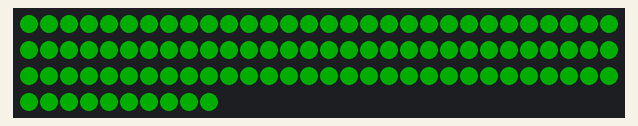
The program below on a simulated CircuitPython board. On the bench: 100 RGB LEDs in strip order, left to right, continuing on the next row. Dim RGB values are drawn brighter than linear.

Above: at 0.1 s.
At 2.1 s:
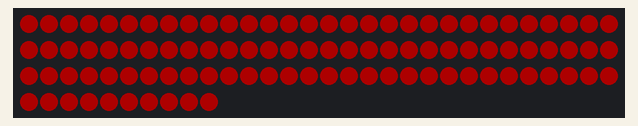
At 4.1 s:
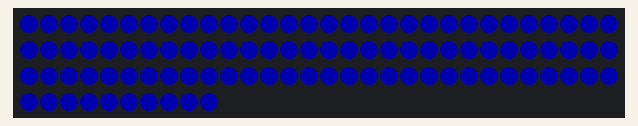
At 5.1 s:
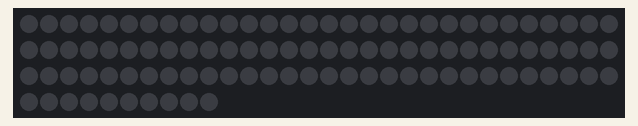

The program:

practice04.py
```python
import time, random
import myNeoPixel

pixel_pin = 18
num_pixels = 100

pixels = myNeoPixel.Pixels(pixel_pin, num_pixels)
cycler = myNeoPixel.ColroCycler()
sleepSec = 1

while True:
    rgb = cycler.next_rgb()
    pixels.fill(rgb[0], rgb[1], rgb[2])
    time.sleep(sleepSec)

    pixels.fill(0, 0, 0)
    time.sleep(sleepSec)
```

myNeoPixel.py
```python
import time, random
import board
import neopixel

class Pixels:
    def __init__(self, num_pin, num_pixels):

        pixel_pin = pixel_pin = getattr(board, f'D{num_pin}')
        self.pixel_pin = pixel_pin,
        self.num_pixels = num_pixels

        ORDER = neopixel.GRB

        self.pixels = neopixel.NeoPixel(
            pixel_pin, num_pixels, brightness=0.2, auto_write=False, pixel_order=ORDER
        )

        # turn off all LEDs
        self.pixels.fill((0, 0, 0))
        self.pixels.show()

    def fill(self, green, red, blue):
        self.pixels.fill((green, red, blue))
        self.pixels.show()

    def lightUp(self, pos, green, red, blue):
        self.pixels[pos] = (green, red, blue)
        self.pixels.show()

class ColroCycler:
    def __init__(self):

        self.rgb = [ [0, 255, 0],
                     [255, 0, 0],
                     [0, 0, 255] ]
        self.index = 0

    def next_rgb(self):
        rgb = self.rgb[self.index]
        self.index = (self.index + 1) % len(self.rgb)
        return rgb
```

Measured:
- by itself, everything shown: repeats every 6.0 s, in 6 steps
- what the display in image 1 shows lasts 1.0 s, from 2.0 s to 3.0 s
